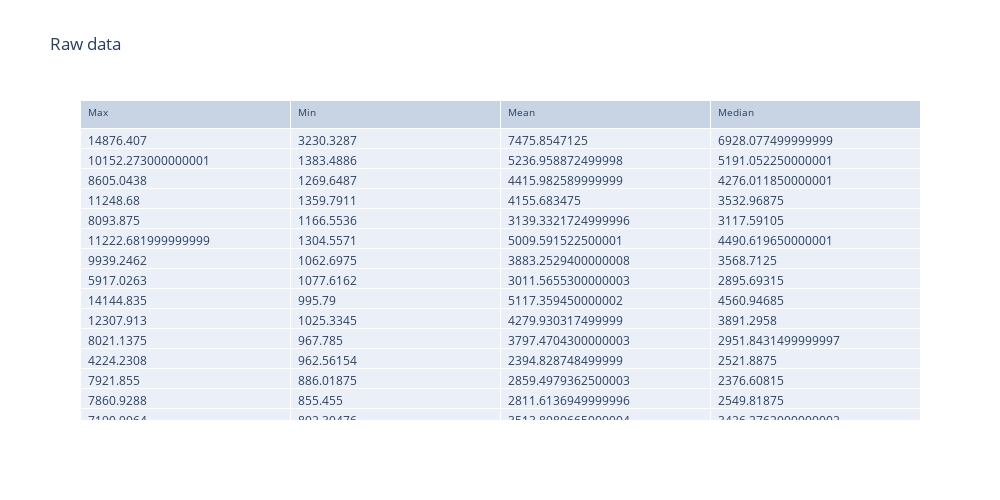
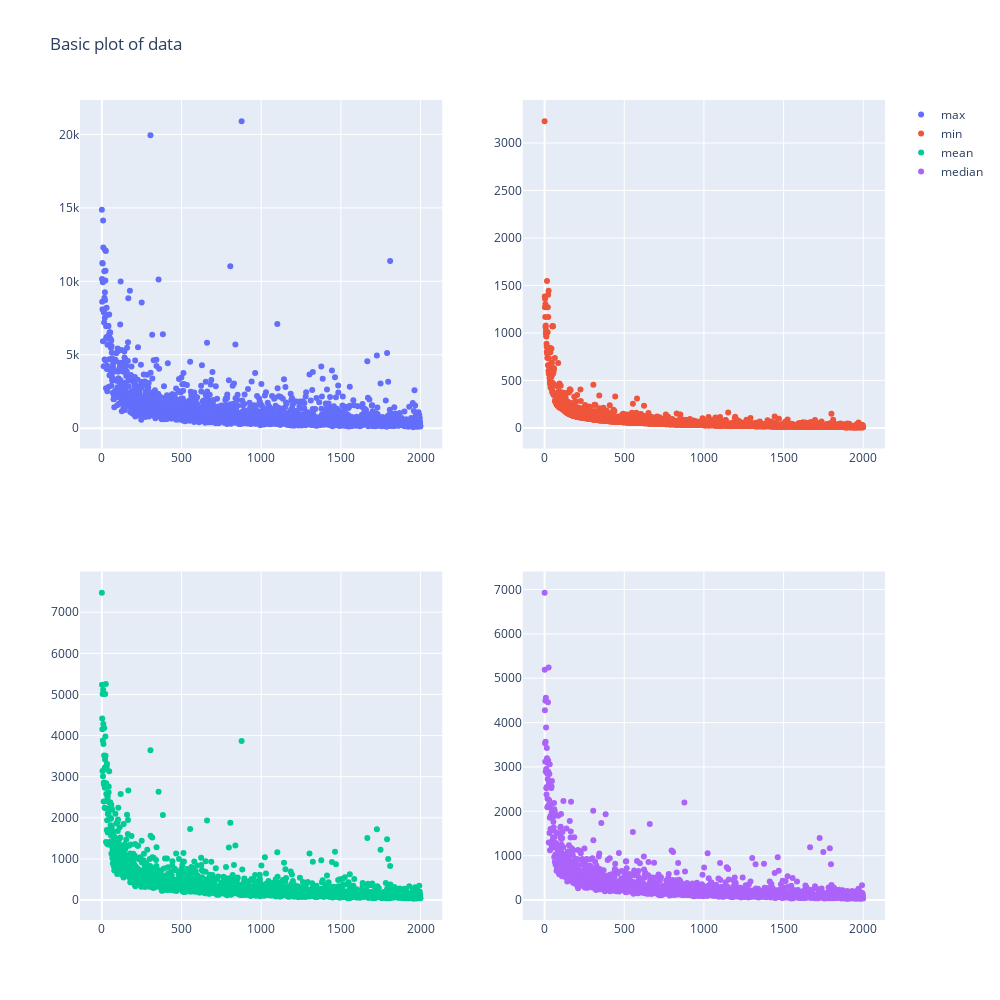

Here is the notebook cell these charts were saved with, in order:
### Code cell
max_value, min_value, mean_value, median_value = get_Data(data_label_0)

fig_0_table = go.Figure(data=[go.Table(
        header=dict(
            values=["Max", "Min","Mean","Median"],
            font=dict(size=10),
            align="left"
        ),
        cells=dict(
            values=[max_value,min_value,mean_value,median_value],
            align = "left")
    )
                      ])

fig_0_table.update_layout(width=1000, height=500,title_text="Raw data")

fig_0_table.show()

fig_0_figure = make_subplots(rows=2, cols=2)

fig_0_figure.add_trace(
    go.Scatter(y=max_value,name="max",mode='markers'),
    row=1, col=1
)

fig_0_figure.add_trace(
    go.Scatter(y=min_value,name="min",mode='markers'),
    row=1, col=2
)

fig_0_figure.add_trace(
    go.Scatter(y=mean_value,name="mean",mode='markers'),
    row=2, col=1
)


fig_0_figure.add_trace(
    go.Scatter(y=median_value,name="median",mode='markers'),
    row=2, col=2
)

fig_0_figure.update_layout(height=1000, width=1000,title_text="Basic plot of data")
fig_0_figure.show()

### Figure 1 — Plotly figure (JSON) as saved in the notebook; plotly's stock layout.template omitted (floating-point values rounded to 4 significant figures; data arrays with more than 128 entries replaced by an {"elided": "..."} marker saying what was removed)
{"data": [{"cells": {"align": "left", "values": {"elided": "4x2000 float values"}}, "header": {"align": "left", "font": {"size": 10}, "values": ["Max", "Min", "Mean", "Median"]}, "type": "table"}], "layout": {"height": 500, "title": {"text": "Raw data"}, "width": 1000}}

### Figure 2 — Plotly figure (JSON) as saved in the notebook; plotly's stock layout.template omitted (floating-point values rounded to 4 significant figures; data arrays with more than 128 entries replaced by an {"elided": "..."} marker saying what was removed)
{"data": [{"mode": "markers", "name": "max", "type": "scatter", "xaxis": "x", "y": {"elided": "2000 float values"}, "yaxis": "y"}, {"mode": "markers", "name": "min", "type": "scatter", "xaxis": "x2", "y": {"elided": "2000 float values"}, "yaxis": "y2"}, {"mode": "markers", "name": "mean", "type": "scatter", "xaxis": "x3", "y": {"elided": "2000 float values"}, "yaxis": "y3"}, {"mode": "markers", "name": "median", "type": "scatter", "xaxis": "x4", "y": {"elided": "2000 float values"}, "yaxis": "y4"}], "layout": {"height": 1000, "title": {"text": "Basic plot of data"}, "width": 1000, "xaxis": {"anchor": "y", "domain": [0, 0.45]}, "xaxis2": {"anchor": "y2", "domain": [0.55, 1]}, "xaxis3": {"anchor": "y3", "domain": [0, 0.45]}, "xaxis4": {"anchor": "y4", "domain": [0.55, 1]}, "yaxis": {"anchor": "x", "domain": [0.575, 1]}, "yaxis2": {"anchor": "x2", "domain": [0.575, 1]}, "yaxis3": {"anchor": "x3", "domain": [0, 0.425]}, "yaxis4": {"anchor": "x4", "domain": [0, 0.425]}}}
